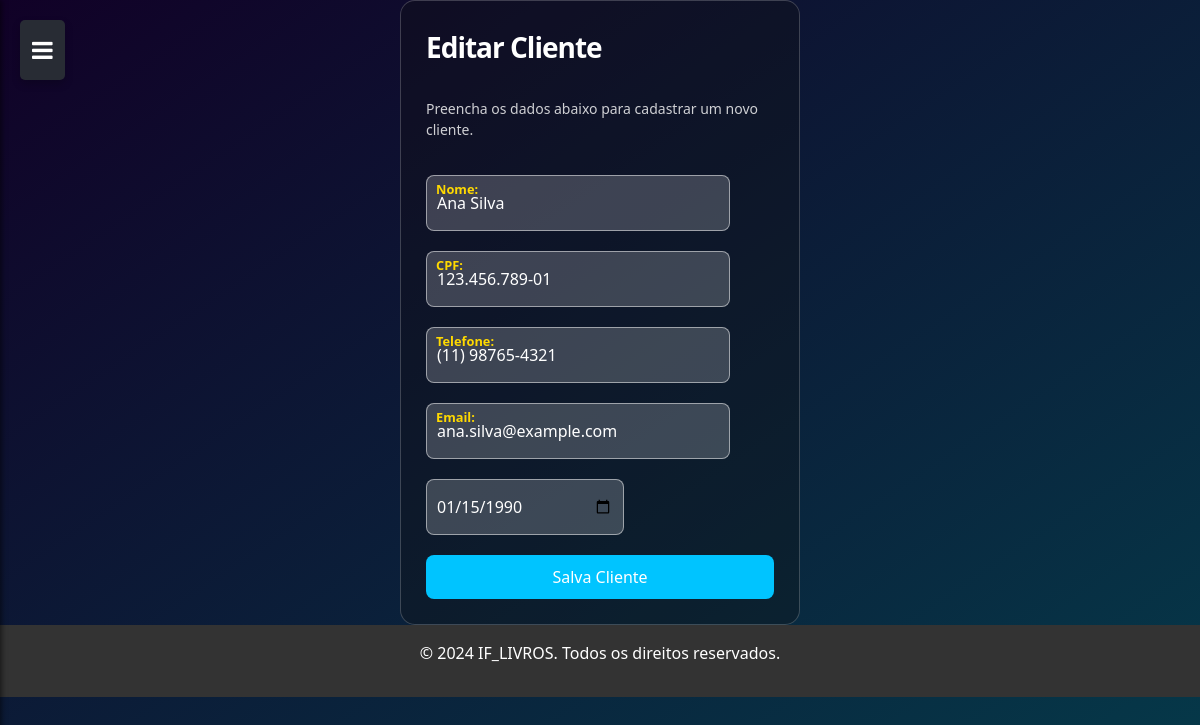
The page /cadastro_cliente.php?id=1 (signed in) on the database its author committed.
### tables this page shows
CREATE TABLE IF NOT EXISTS `cliente` (
  `idcliente` INT NOT NULL AUTO_INCREMENT,
  `nome` VARCHAR(100) NOT NULL,
  `cpf` VARCHAR(15) NOT NULL,
  `telefone` VARCHAR(20) NULL,
  `email` VARCHAR(100) NULL,
  `data_de_nascimento` DATE NOT NULL,
  PRIMARY KEY (`idcliente`));

### public/cadastro_cliente.php (the view, shortened to what this page needs)
<?php
if (isset($_GET['id'])) {
    require_once "../controle/conexao.php";
    $id = $_GET['id'];
    $sql = "SELECT * FROM cliente WHERE idcliente = $id";
    $resultado = mysqli_query($conexao, $sql);
    $linha = mysqli_fetch_array($resultado);
    $nome = $linha['nome'];
    $cpf = $linha['cpf'];
    $telefone = $linha['telefone'];
    $email = $linha['email'];
    $data_de_nascimento = $linha['data_de_nascimento'];
    $botao = "Salva";
}
?>
<!DOCTYPE html>
<html lang="pt-BR">
<head>
    <link href="https://cdn.jsdelivr.net/npm/bootstrap@5.3.3/dist/css/bootstrap.min.css" rel="stylesheet">
    <link rel="stylesheet" href="../public/css/header.css">
    <link rel="stylesheet" href="../public/css/style_form.css">
</head>
<body>
    <form action="../controle/banco_cliente.php" method="post" class="form">
        <p class="title"><?php echo ($id > 0) ? "Editar " : "Cadastrar "; ?> Cliente</p>
        <p class="message">Preencha os dados abaixo para cadastrar um novo cliente.</p>
        <div class="flex">
            <label>
                <input type="text" class="input" name="nome" required value="<?php echo $nome; ?>" title="Digite o nome completo do cliente">
                <span>Nome:</span>
            </label>
        </div>
        <div class="flex">
            <label>
                <input type="text" class="input" name="cpf" required value="<?php echo $cpf; ?>" title="Digite o CPF do cliente">
                <span>CPF:</span>
            </label>
        </div>
        <div class="flex">
            <label>
                <input type="text" class="input" name="telefone" required value="<?php echo $telefone; ?>" title="Digite o número de telefone do cliente">
                <span>Telefone:</span>
            </label>
        </div>
        <div class="flex">
            <label>
                <input type="email" class="input" name="email" required value="<?php echo $email; ?>" title="Digite o email do cliente">
                <span>Email:</span>
            </label>
        </div>
        <div class="flex">
            <label>
                <input type="date" class="input" name="data_nascimento" required value="<?php echo $data_de_nascimento; ?>" title="Selecione a data de nascimento do cliente">
            </label>
        </div>
        <button type="submit" class="submit" title="Clique para <?php echo $botao === 'Cadastrar' ? 'Cadastrar' : 'Salvar' ?> o cliente"><?php echo $botao; ?> Cliente</button>
    </form>
</body>
</html>

### public/css/header.css (style rules this page uses)
.fa { color: white; }
.off-menu-btn { position: fixed; top: 20px; left: 20px; background-color: #282c34; color: white; border: none; padding: 12px; font-size: 24px; cursor: pointer; border-radius: 5px; box-shadow: 0 4px 8px rgba(0, 0, 0, 0.2); transition: 0.3s; }

### public/css/style_form.css (style rules this page uses)
body { background: linear-gradient(to bottom right, #110127, #053a4a); display: flex; flex-direction: column; min-height: 100vh; margin: 0; box-sizing: border-box; }
.form { display: flex; flex-direction: column; gap: 20px; max-width: 400px; padding: 25px; border-radius: 15px; background-color: rgba(20, 20, 20, 0.343); color: #ffffff; border: 1px solid rgba(255, 255, 255, 0.2); margin: 0 auto; height: auto; }
.title { font-size: 28px; font-weight: 600; letter-spacing: -1px; color: white; margin-bottom: 10px; }
.message { font-size: 14px; color: rgba(255, 255, 255, 0.8); margin-bottom: 15px; }
.form label { position: relative; }
.form label .input { background-color: rgba(255, 255, 255, 0.2); color: #fff; padding: 15px 10px; outline: 0; border: 1px solid rgba(255, 255, 255, 0.5); border-radius: 8px; font-size: 16px; width: 120%; caret-color: #ffffff; }
.form label .input + span { color: rgba(255, 255, 255, 0.7); position: absolute; left: 10px; top: 12px; font-size: 0.9em; cursor: text; transition: 0.3s ease; }
.form label .input:focus + span, .form label .input:valid + span { color: #ffd900; top: 5px; font-size: 0.8em; font-weight: 600; }
.submit { border: none; padding: 10px 0; border-radius: 8px; color: #fff; font-size: 16px; background-color: #00c4ff; cursor: pointer; transition: background-color 0.3s ease; }
.flex { display: flex; gap: 15px; }
footer { background: #333; color: #fff; text-align: center; padding: 1rem; position: relative; bottom: 0; z-index: 1; width: 100%; }

### rows shown on the page
cliente: nome "Ana Silva", cpf "123.456.789-01", telefone "(11) 98765-4321", email "ana.silva@example.com", data_nascimento "01/15/1990"

### other values the page prints
$botao "Salva"
